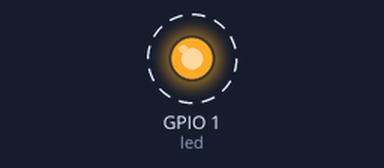
Recording of a program running on a simulated ESP32 board running MicroPython. Shown: output pins drawn as LEDs (lit = HIGH). Dashed ring = blinking.

Above: at 0.12 s.
Timing chart, 0 to 3.0 s (numbered marks = the images above):
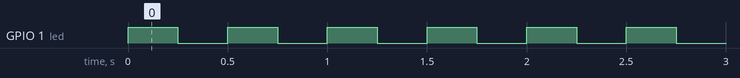

The program:

example.py
```python
# A MicroPython example that blinks the onboard LED (D0 / GPIO1) with 250 ms on/off intervals; requires the ESP32-S3 MicroPython firmware.
#
# Buy this module: https://shillehtek.com/products/xiao-seeed-esp32s3-pre-soldered-with-usb-c-cable
# Full manual: https://shillehtek.com/blogs/shillehtek-product-manuals/xiao-seeed-esp32s3-pre-soldered-with-usb-c-cable-manual
# More examples: https://github.com/shillehbean/shillehtek-examples
#

# XIAO ESP32-S3 - MicroPython Hello World
# Flash the official MicroPython ESP32-S3 firmware first.

from machine import Pin
import time

led = Pin(1, Pin.OUT)   # D0 = GPIO1

while True:
    led.value(1)
    time.sleep_ms(250)
    led.value(0)
    time.sleep_ms(250)
```

Measured:
- by itself, GPIO 1 (led): alternates HIGH for 0.25 s and LOW for 0.25 s
